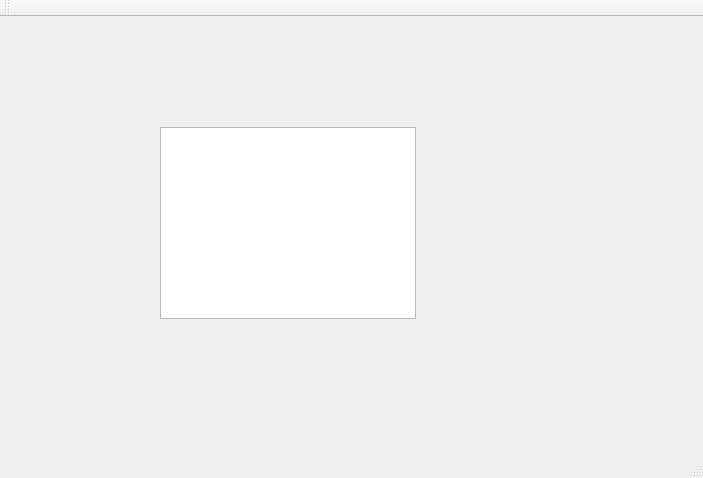
<?xml version="1.0" encoding="UTF-8"?>
<ui version="4.0">
 <class>MainWindow</class>
 <widget class="QMainWindow" name="MainWindow">
  <property name="geometry">
   <rect>
    <x>0</x>
    <y>0</y>
    <width>703</width>
    <height>478</height>
   </rect>
  </property>
  <property name="windowTitle">
   <string>MainWindow</string>
  </property>
  <widget class="QWidget" name="centralWidget">
   <widget class="QListWidget" name="listWidget">
    <property name="geometry">
     <rect>
      <x>160</x>
      <y>110</y>
      <width>256</width>
      <height>192</height>
     </rect>
    </property>
   </widget>
  </widget>
  <widget class="QMenuBar" name="menuBar">
   <property name="geometry">
    <rect>
     <x>0</x>
     <y>0</y>
     <width>703</width>
     <height>21</height>
    </rect>
   </property>
  </widget>
  <widget class="QToolBar" name="mainToolBar">
   <attribute name="toolBarArea">
    <enum>TopToolBarArea</enum>
   </attribute>
   <attribute name="toolBarBreak">
    <bool>false</bool>
   </attribute>
  </widget>
  <widget class="QStatusBar" name="statusBar"/>
 </widget>
 <layoutdefault spacing="6" margin="11"/>
 <resources/>
 <connections/>
</ui>
